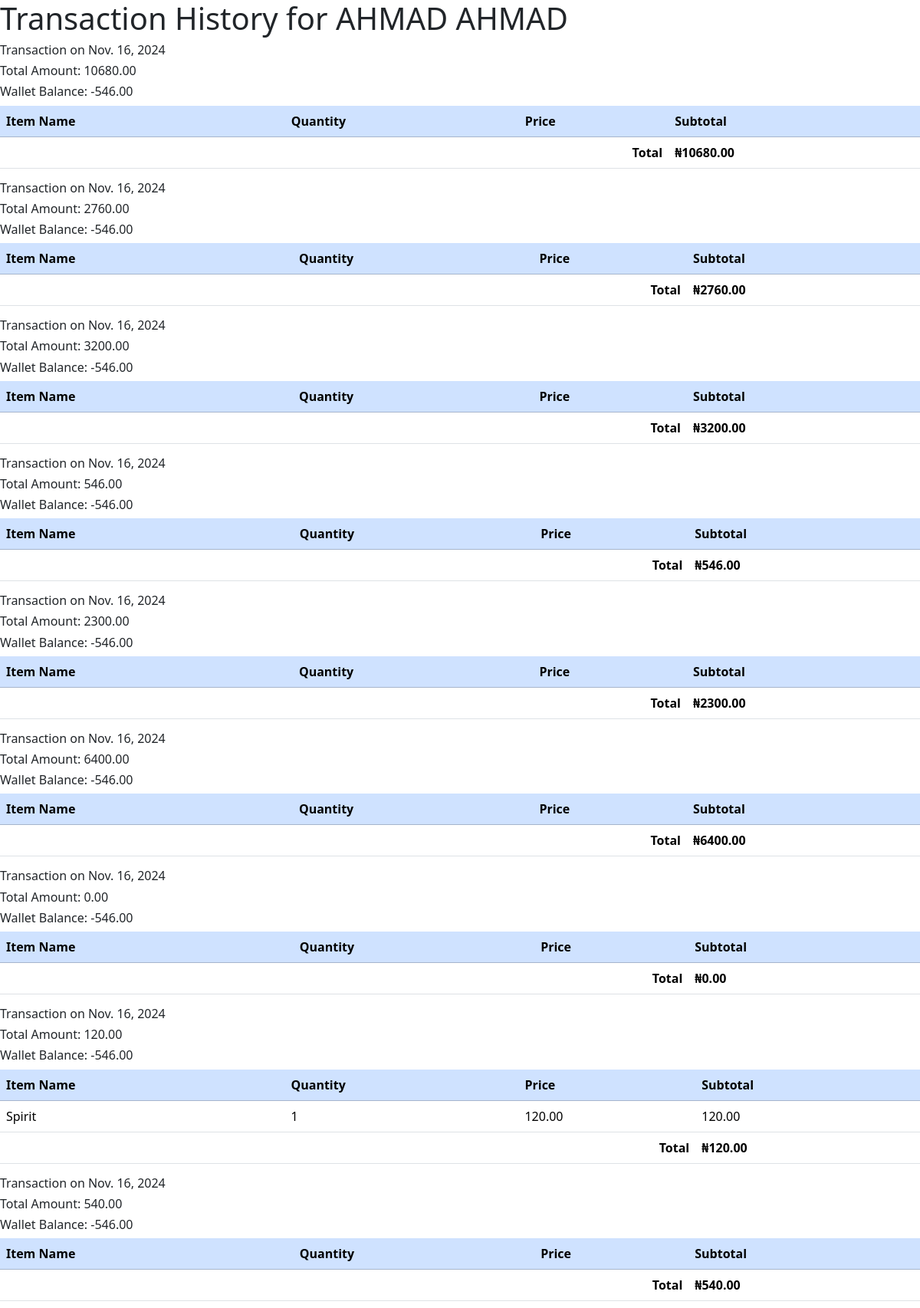
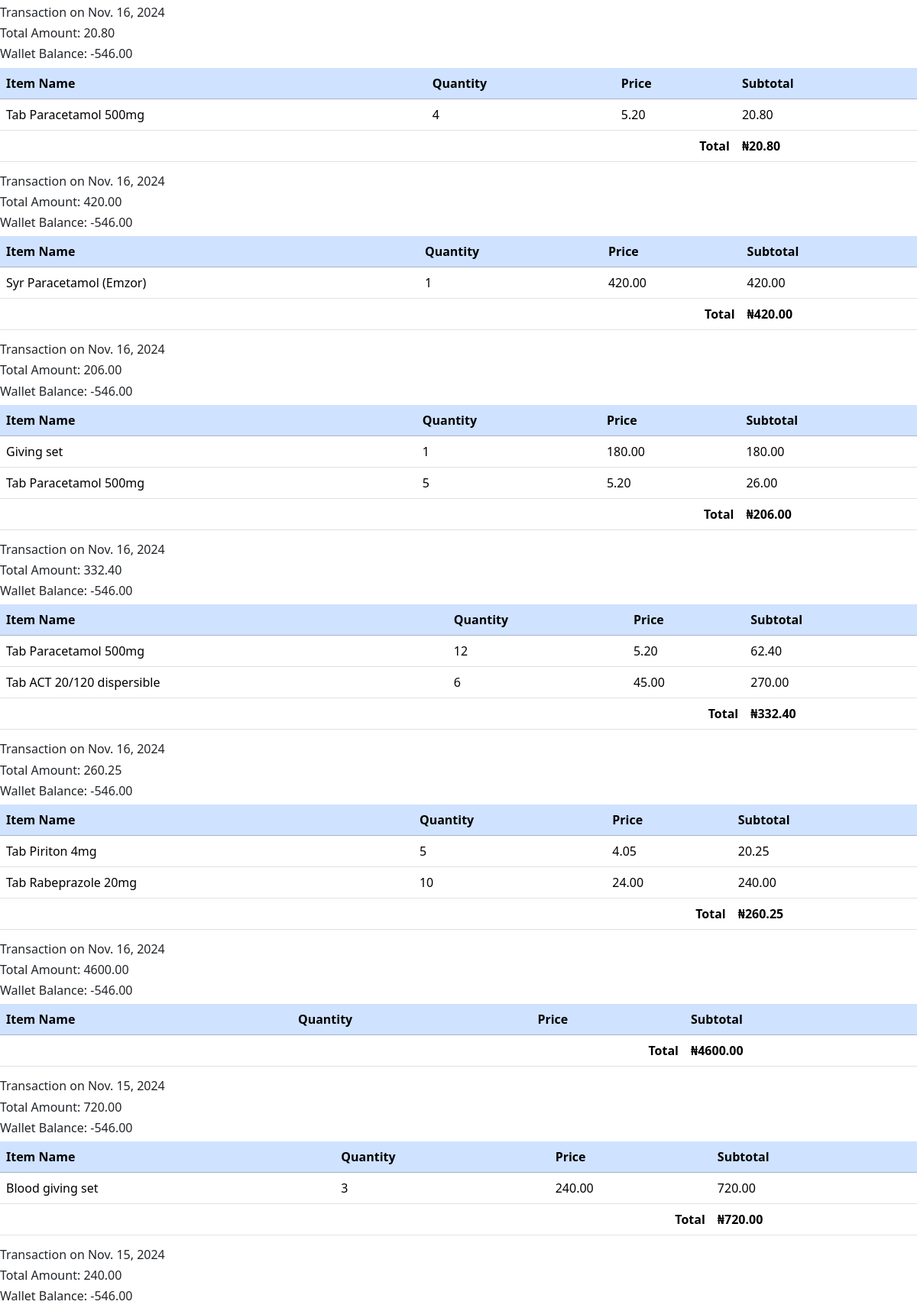
Page /wholesale_transactions/3/ (upper part) on the committed database (2 pictures, top to bottom).
### app/models.py (models this page shows, shortened)
class Sales(models.Model):
    user = models.ForeignKey(User, on_delete=models.CASCADE)
    customer = models.ForeignKey(Customer, on_delete=models.SET_NULL, null=True)
    total_amount = models.DecimalField(max_digits=10, decimal_places=2, default=0)
    date = models.DateField(auto_now_add=True)

class WholesaleCustomerWallet(models.Model):
    customer = models.OneToOneField(WholesaleCustomer, on_delete=models.CASCADE, related_name='wholesale_customer_wallet')
    balance = models.DecimalField(max_digits=10, decimal_places=2, default=0.00)

class SalesItem(models.Model):
    sales = models.ForeignKey(Sales, on_delete=models.CASCADE, related_name='sales_items')
    unit = models.CharField(max_length=10, choices=Wholesale.UNIT_CHOICES, default='unit')
    item = models.ForeignKey(Item, on_delete=models.CASCADE)
    price = models.DecimalField(max_digits=10, decimal_places=2)
    quantity = models.IntegerField()
    @property
    def subtotal(self):
        return self.price * self.quantity

class Item(models.Model):
    MARKUP_CHOICES = [
        (0, 'No markup'),
        (5, '5% markup'),
        (10, '10% markup'),
        (15, '15% markup'),
        (20, '20% markup'),
        (25, '25% markup'),
        (30, '30% markup'),
        (35, '35% markup'),
        (40, '40% markup'),
        (45, '45% markup'),
        (50, '50% markup'),
        (55, '55% markup'),
        (60, '60% markup'),
        (65, '65% markup'),
        (70, '70% markup'),
        (75, '75% markup'),
        (80, '80% markup'),
        (85, '85% markup'),
        (90, '90% markup'),
        (95, '95% markup'),
        (100, '100% markup'),
    ]
    UNIT_CHOICES = [
        ('unit', 'Select Unit'),
        ('PCS', 'Pieces'),
        ('TAB', 'Tablets'),
        ('CAP', 'Capsules'),
        ('TIN', 'Tins'),
        ('BTL', 'Bottles'),
        ('PCK', 'Packets'),
        ('ROLL', 'Rolls'),
        ('CTN', 'Cartons'),
        ('AMP', 'Ampules'),
        ('VAIL', 'Vail'),
    ]
    name = models.CharField(max_length=100)
    unit = models.CharField(max_length=10, choices=UNIT_CHOICES, default='unit')
    cost = models.DecimalField(max_digits=10, decimal_places=2, default=0)
    price = models.DecimalField(max_digits=10, decimal_places=2)
    stock_quantity = models.IntegerField()
    exp_date = models.DateField()
    markup_percentage = models.IntegerField(choices=MARKUP_CHOICES, default=0)

### wholesale/views.py (the view)
# urls.py: path('wholesale_transactions/<int:customer_id>/', views.wholesale_transactions, name='wholesale_transactions'),
def wholesale_transactions(request, customer_id):
    customer = get_object_or_404(WholesaleCustomer, id=customer_id)
    wallet = getattr(customer, 'wholesale_customer_wallet', None)
    wallet_balance = wallet.balance if wallet else 0.00  # Set to 0.00 if wallet does not exist
    wholesale_sales = Sales.objects.filter(customer=None).prefetch_related('sales_items__item').order_by('-date')
    return render(request, 'wholesale/wholesale_transactions.html', {
        'customer': customer,
        'sales': wholesale_sales,
        'wallet_balance': wallet_balance,
    })

### app/templates/wholesale/wholesale_transactions.html (shortened to what this page needs)
{% load static %}
<!DOCTYPE html>
<html lang="en">
<head>
    <link rel="stylesheet" href="{% static 'css/bootstrap.min.css' %}">
</head>
<body>
    <h1>Transaction History for {{ customer.name|upper }}</h1>
    {% for sale in sales %}
    <h6>Transaction on {{ sale.date }}</h6>
    <h6>Total Amount: {{ sale.total_amount }}</h6>
    <h6>Wallet Balance: {{ wallet_balance }}</h6>
    <table class="table table-hover">
        <thead class="table table-primary">
            <tr>
                <th>Item Name</th>
                <th>Quantity</th>
                <th>Price</th>
                <th>Subtotal</th>
            </tr>
        </thead>
        <tbody>
            {% for item in sale.sales_items.all %}
            <tr>
                <td>{{ item.item.name }}</td>
                <td>{{ item.quantity }}</td>
                <td>{{ item.price }}</td>
                <td>{{ item.subtotal }}</td>
            </tr>
            {% endfor %}
            <tr>
                <th colspan="3" class="text-end">Total</th>
                <th>₦{{ sale.total_amount }}</th>
            </tr>
        </tbody>
    </table>
    {% endfor %}
</body>
</html>

### rows in the picture
Sales: date "Nov. 16, 2024", total_amount "10680.00"
WholesaleCustomerWallet: balance "-546.00"
Sales: date "Nov. 16, 2024", total_amount "2760.00"
Sales: date "Nov. 16, 2024", total_amount "3200.00"
Sales: date "Nov. 16, 2024", total_amount "546.00"
Sales: date "Nov. 16, 2024", total_amount "2300.00"
Sales: date "Nov. 16, 2024", total_amount "6400.00"
Sales: date "Nov. 16, 2024", total_amount "0.00"
Sales: date "Nov. 16, 2024", total_amount "120.00"
SalesItem: item.name "Spirit", quantity "1", price "120.00", subtotal "120.00"
Sales: date "Nov. 16, 2024", total_amount "540.00"
Sales: date "Nov. 16, 2024", total_amount "20.80"
SalesItem: item.name "Tab Paracetamol 500mg", quantity "4", price "5.20", subtotal "20.80"
Sales: date "Nov. 16, 2024", total_amount "420.00"
SalesItem: item.name "Syr Paracetamol (Emzor)", quantity "1", price "420.00", subtotal "420.00"
Sales: date "Nov. 16, 2024", total_amount "206.00"
SalesItem: item.name "Giving set", quantity "1", price "180.00", subtotal "180.00"
SalesItem: item.name "Tab Paracetamol 500mg", quantity "5", price "5.20", subtotal "26.00"
Sales: date "Nov. 16, 2024", total_amount "332.40"
SalesItem: item.name "Tab Paracetamol 500mg", quantity "12", price "5.20", subtotal "62.40"
SalesItem: item.name "Tab ACT 20/120 dispersible", quantity "6", price "45.00", subtotal "270.00"
Sales: date "Nov. 16, 2024", total_amount "260.25"
SalesItem: item.name "Tab Piriton 4mg", quantity "5", price "4.05", subtotal "20.25"
SalesItem: item.name "Tab Rabeprazole 20mg", quantity "10", price "24.00", subtotal "240.00"
Sales: date "Nov. 16, 2024", total_amount "4600.00"
Sales: date "Nov. 15, 2024", total_amount "720.00"
SalesItem: item.name "Blood giving set", quantity "3", price "240.00", subtotal "720.00"
Sales: date "Nov. 15, 2024", total_amount "240.00"
